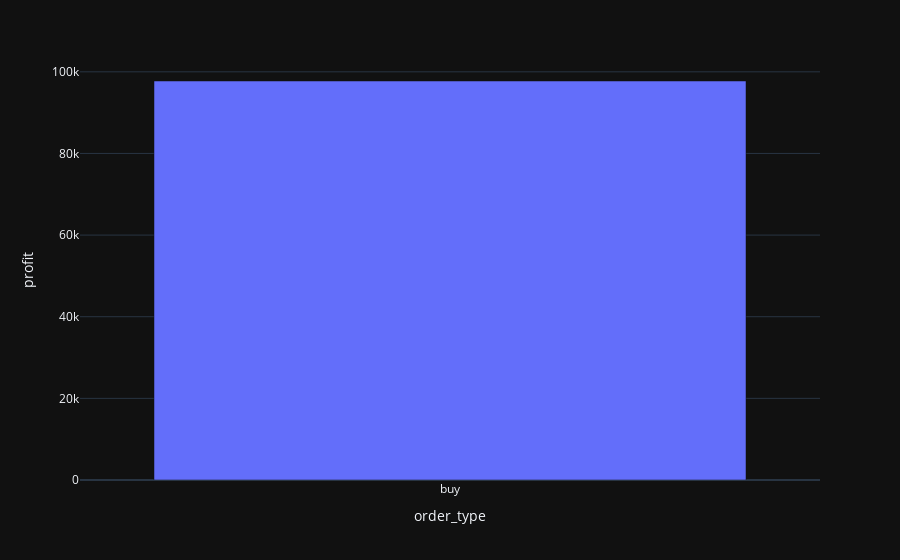
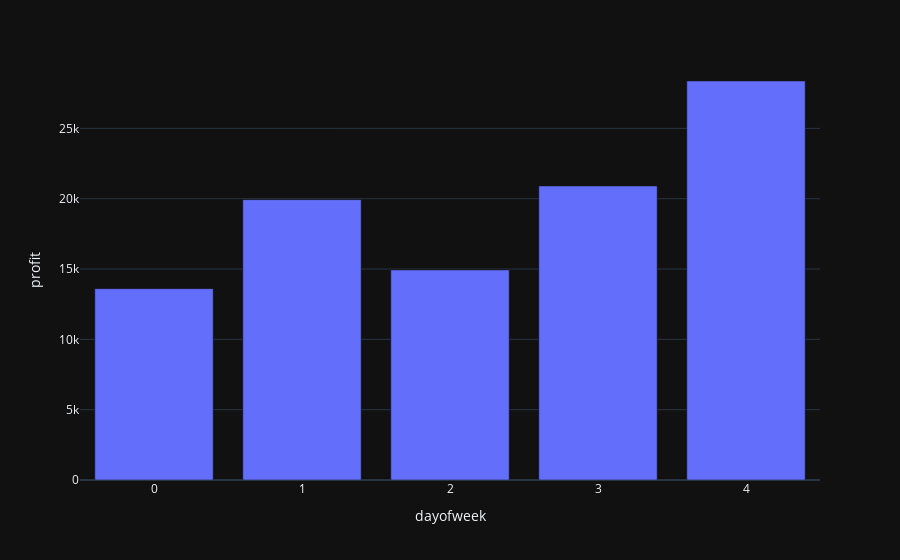
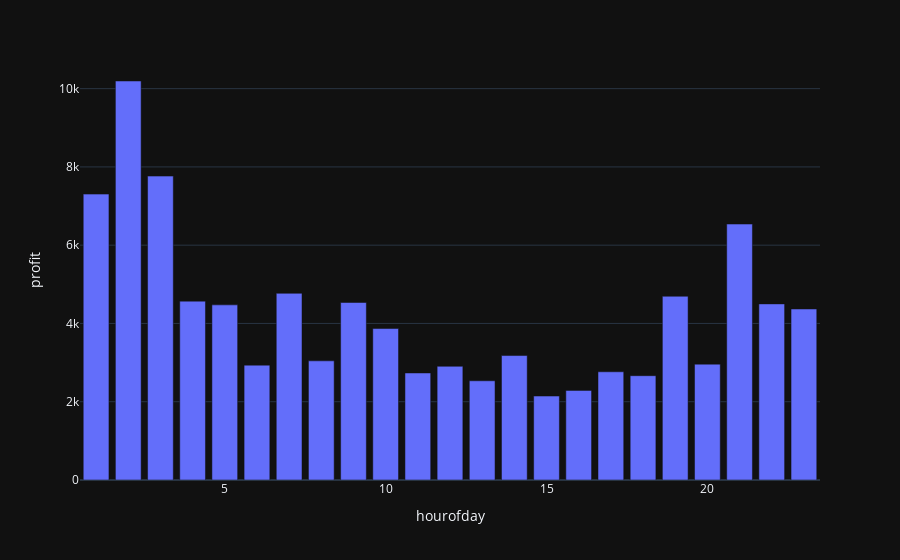
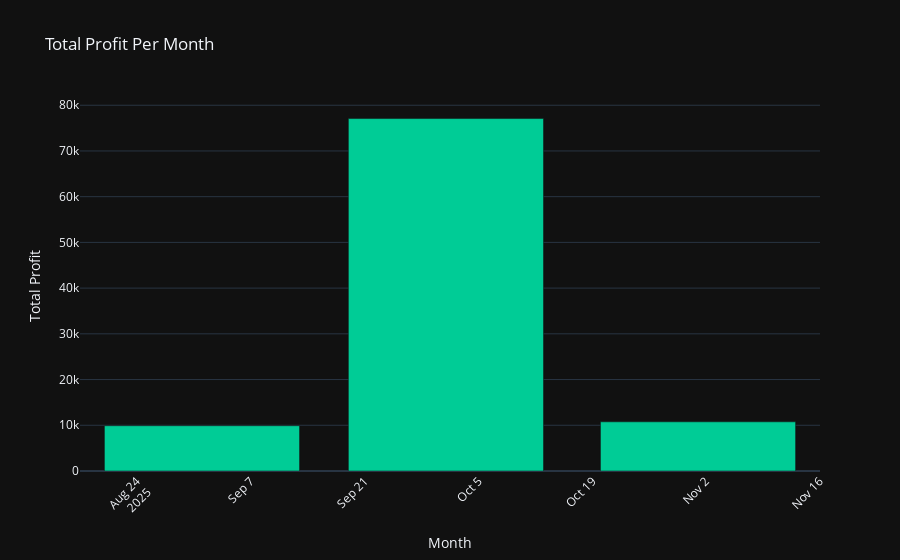

Write notebook code for charts like these, in order.
### Code cell
evaluate_backtest(bt.trades)

### Figure 1 — Plotly figure (JSON) as saved in the notebook; plotly's stock layout.template omitted (floating-point values rounded to 4 significant figures)
{"data": [{"hovertemplate": "order_type=%{x}<br>profit=%{y}<extra></extra>", "legendgroup": "", "marker": {"color": "#636efa", "pattern": {"shape": ""}}, "name": "", "orientation": "v", "showlegend": false, "textposition": "auto", "type": "bar", "x": ["buy"], "xaxis": "x", "y": [97750.0], "yaxis": "y"}], "layout": {"barmode": "relative", "legend": {"tracegroupgap": 0}, "margin": {"t": 60}, "xaxis": {"anchor": "y", "domain": [0, 1], "title": {"text": "order_type"}}, "yaxis": {"anchor": "x", "domain": [0, 1], "title": {"text": "profit"}}}}

### Figure 2 — Plotly figure (JSON) as saved in the notebook; plotly's stock layout.template omitted (floating-point values rounded to 4 significant figures)
{"data": [{"hovertemplate": "dayofweek=%{x}<br>profit=%{y}<extra></extra>", "legendgroup": "", "marker": {"color": "#636efa", "pattern": {"shape": ""}}, "name": "", "orientation": "v", "showlegend": false, "textposition": "auto", "type": "bar", "x": [0, 1, 2, 3, 4], "xaxis": "x", "y": [13600.0, 19940.0, 14940.0, 20900.0, 28370.0], "yaxis": "y"}], "layout": {"barmode": "relative", "legend": {"tracegroupgap": 0}, "margin": {"t": 60}, "xaxis": {"anchor": "y", "domain": [0, 1], "title": {"text": "dayofweek"}}, "yaxis": {"anchor": "x", "domain": [0, 1], "title": {"text": "profit"}}}}

### Figure 3 — Plotly figure (JSON) as saved in the notebook; plotly's stock layout.template omitted (floating-point values rounded to 4 significant figures)
{"data": [{"hovertemplate": "hourofday=%{x}<br>profit=%{y}<extra></extra>", "legendgroup": "", "marker": {"color": "#636efa", "pattern": {"shape": ""}}, "name": "", "orientation": "v", "showlegend": false, "textposition": "auto", "type": "bar", "x": [1, 2, 3, 4, 5, 6, 7, 8, 9, 10, 11, 12, 13, 14, 15, 16, 17, 18, 19, 20, 21, 22, 23], "xaxis": "x", "y": [7305.0, 10200.0, 7765.0, 4570.0, 4475.0, 2935.0, 4770.0, 3045.0, 4535.0, 3870.0, 2735.0, 2905.0, 2535.0, 3180.0, 2145.0, 2290.0, 2765.0, 2665.0, 4695.0, 2960.0, 6540.0, 4500.0, 4370.0], "yaxis": "y"}], "layout": {"barmode": "relative", "legend": {"tracegroupgap": 0}, "margin": {"t": 60}, "xaxis": {"anchor": "y", "domain": [0, 1], "title": {"text": "hourofday"}}, "yaxis": {"anchor": "x", "domain": [0, 1], "title": {"text": "profit"}}}}

### Figure 4 — Plotly figure (JSON) as saved in the notebook; plotly's stock layout.template omitted (floating-point values rounded to 4 significant figures)
{"data": [{"hovertemplate": "Month=%{x}<br>Total Profit=%{y}<extra></extra>", "legendgroup": "", "marker": {"color": "#00CC96", "pattern": {"shape": ""}}, "name": "", "orientation": "v", "showlegend": false, "textposition": "auto", "type": "bar", "x": ["2025-09", "2025-10", "2025-11"], "xaxis": "x", "y": [9905.0, 77090.0, 10760.0], "yaxis": "y"}], "layout": {"barmode": "relative", "legend": {"tracegroupgap": 0}, "title": {"text": "Total Profit Per Month"}, "xaxis": {"anchor": "y", "domain": [0, 1], "tickangle": -45, "title": {"text": "Month"}}, "yaxis": {"anchor": "x", "domain": [0, 1], "title": {"text": "Total Profit"}}}}
